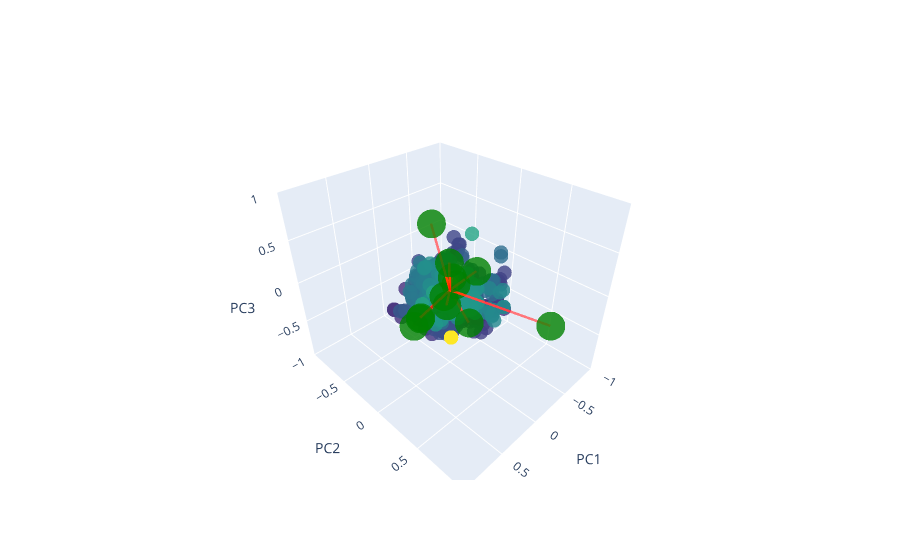

This figure's notebook cell:
### Markdown cell above
Verwenden Sie dieselbe Art von Normalisierung, oder eben keine, bei den ausgewählten Datensätzen und stellen Sie den Score-Plot dar. Stellen Sie den Score auch auf der Zeitachse dar. Können Sie die Bewegungsabschnitte zuordnen? Gibt es Ähnlichkeiten zu den rohen Sensordaten?

### Code cell
import numpy as np
import plotly.graph_objects as go

target = np.arange(0, normal_data4.shape[0])

def myplot(score, coeff, target):
    xs = score[:, 0]
    ys = score[:, 1]
    zs = score[:, 2]  # Third component for 3D plot
    n = coeff.shape[0]
    scalex = 1.0 / (xs.max() - xs.min())
    scaley = 1.0 / (ys.max() - ys.min())
    scalez = 1.0 / (zs.max() - zs.min())  # Scaling for the third axis
    fig = go.Figure(data=[go.Scatter3d(
        x=xs * scalex,
        y=ys * scaley,
        z=zs * scalez,
        mode='markers',
        marker=dict(
            color=target,
            size=5,
            colorscale='Viridis',
            opacity=0.8
        )
    )])
    for i in range(n):
        fig.add_trace(go.Scatter3d(
            x=[0, coeff[i, 0]],
            y=[0, coeff[i, 1]],
            z=[0, coeff[i, 2]],
            mode='lines',
            line=dict(
                color='rgba(255, 0, 0, 0.5)',  # Adjust alpha value here for opacity
                width=5
            ),
            hoverinfo='none'
        ))
        fig.add_trace(go.Scatter3d(
            x=[coeff[i, 0]],
            y=[coeff[i, 1]],
            z=[coeff[i, 2]],
            mode='markers',
            marker=dict(
                color='green',
                size=10,
                opacity=0.8
            ),
            hoverinfo='none'
        ))
    fig.update_layout(
        scene=dict(
            xaxis_title="PC1",
            yaxis_title="PC2",
            zaxis_title="PC3",
            xaxis=dict(range=[-1, 1]),
            yaxis=dict(range=[-1, 1]),
            zaxis=dict(range=[-1, 1]),
        ),
        showlegend=False
    )
    fig.show()

# Call the function. Use only the 3 PCs for 3D plot.
myplot(normal_data4[:, 0:3], np.transpose(pca4n.components_[0:3, :]), target)

### Figure 1 — Plotly figure (JSON) as saved in the notebook; plotly's stock layout.template omitted (floating-point values rounded to 4 significant figures; data arrays with more than 128 entries replaced by an {"elided": "..."} marker saying what was removed)
{"data": [{"marker": {"color": {"elided": "1031 int values"}, "colorscale": [[0, "#440154"], [0.1111, "#482878"], [0.2222, "#3e4989"], [0.3333, "#31688e"], [0.4444, "#26828e"], [0.5556, "#1f9e89"], [0.6667, "#35b779"], [0.7778, "#6ece58"], [0.8889, "#b5de2b"], [1, "#fde725"]], "opacity": 0.8, "size": 5}, "mode": "markers", "type": "scatter3d", "x": {"elided": "1031 float values"}, "y": {"elided": "1031 float values"}, "z": {"elided": "1031 float values"}}, {"hoverinfo": "none", "line": {"color": "rgba(255, 0, 0, 0.5)", "width": 5}, "mode": "lines", "type": "scatter3d", "x": [0, 0.622], "y": [0, 0.1434], "z": [0, 0.003581]}, {"hoverinfo": "none", "marker": {"color": "green", "opacity": 0.8, "size": 10}, "mode": "markers", "type": "scatter3d", "x": [0.622], "y": [0.1434], "z": [0.003581]}, {"hoverinfo": "none", "line": {"color": "rgba(255, 0, 0, 0.5)", "width": 5}, "mode": "lines", "type": "scatter3d", "x": [0, 0.2893], "y": [0, -0.12], "z": [0, -0.2811]}, {"hoverinfo": "none", "marker": {"color": "green", "opacity": 0.8, "size": 10}, "mode": "markers", "type": "scatter3d", "x": [0.2893], "y": [-0.12], "z": [-0.2811]}, {"hoverinfo": "none", "line": {"color": "rgba(255, 0, 0, 0.5)", "width": 5}, "mode": "lines", "type": "scatter3d", "x": [0, -0.2432], "y": [0, 0.03556], "z": [0, -0.5466]}, {"hoverinfo": "none", "marker": {"color": "green", "opacity": 0.8, "size": 10}, "mode": "markers", "type": "scatter3d", "x": [-0.2432], "y": [0.03556], "z": [-0.5466]}, {"hoverinfo": "none", "line": {"color": "rgba(255, 0, 0, 0.5)", "width": 5}, "mode": "lines", "type": "scatter3d", "x": [0, 0.06477], "y": [0, -0.02233], "z": [0, -0.05756]}, {"hoverinfo": "none", "marker": {"color": "green", "opacity": 0.8, "size": 10}, "mode": "markers", "type": "scatter3d", "x": [0.06477], "y": [-0.02233], "z": [-0.05756]}, {"hoverinfo": "none", "line": {"color": "rgba(255, 0, 0, 0.5)", "width": 5}, "mode": "lines", "type": "scatter3d", "x": [0, -0.05402], "y": [0, 0.01918], "z": [0, 0.05212]}, {"hoverinfo": "none", "marker": {"color": "green", "opacity": 0.8, "size": 10}, "mode": "markers", "type": "scatter3d", "x": [-0.05402], "y": [0.01918], "z": [0.05212]}, {"hoverinfo": "none", "line": {"color": "rgba(255, 0, 0, 0.5)", "width": 5}, "mode": "lines", "type": "scatter3d", "x": [0, -0.1249], "y": [0, 0.9305], "z": [0, 0.108]}, {"hoverinfo": "none", "marker": {"color": "green", "opacity": 0.8, "size": 10}, "mode": "markers", "type": "scatter3d", "x": [-0.1249], "y": [0.9305], "z": [0.108]}, {"hoverinfo": "none", "line": {"color": "rgba(255, 0, 0, 0.5)", "width": 5}, "mode": "lines", "type": "scatter3d", "x": [0, 0.2881], "y": [0, -0.1116], "z": [0, -0.2614]}, {"hoverinfo": "none", "marker": {"color": "green", "opacity": 0.8, "size": 10}, "mode": "markers", "type": "scatter3d", "x": [0.2881], "y": [-0.1116], "z": [-0.2614]}, {"hoverinfo": "none", "line": {"color": "rgba(255, 0, 0, 0.5)", "width": 5}, "mode": "lines", "type": "scatter3d", "x": [0, -0.5953], "y": [0, -0.1603], "z": [0, -0.1407]}, {"hoverinfo": "none", "marker": {"color": "green", "opacity": 0.8, "size": 10}, "mode": "markers", "type": "scatter3d", "x": [-0.5953], "y": [-0.1603], "z": [-0.1407]}, {"hoverinfo": "none", "line": {"color": "rgba(255, 0, 0, 0.5)", "width": 5}, "mode": "lines", "type": "scatter3d", "x": [0, -0.05478], "y": [0, -0.02603], "z": [0, 0.1112]}, {"hoverinfo": "none", "marker": {"color": "green", "opacity": 0.8, "size": 10}, "mode": "markers", "type": "scatter3d", "x": [-0.05478], "y": [-0.02603], "z": [0.1112]}, {"hoverinfo": "none", "line": {"color": "rgba(255, 0, 0, 0.5)", "width": 5}, "mode": "lines", "type": "scatter3d", "x": [0, 0.05816], "y": [0, 0.006334], "z": [0, -0.1603]}, {"hoverinfo": "none", "marker": {"color": "green", "opacity": 0.8, "size": 10}, "mode": "markers", "type": "scatter3d", "x": [0.05816], "y": [0.006334], "z": [-0.1603]}, {"hoverinfo": "none", "line": {"color": "rgba(255, 0, 0, 0.5)", "width": 5}, "mode": "lines", "type": "scatter3d", "x": [0, -0.01784], "y": [0, -0.2333], "z": [0, 0.6383]}, {"hoverinfo": "none", "marker": {"color": "green", "opacity": 0.8, "size": 10}, "mode": "markers", "type": "scatter3d", "x": [-0.01784], "y": [-0.2333], "z": [0.6383]}, {"hoverinfo": "none", "line": {"color": "rgba(255, 0, 0, 0.5)", "width": 5}, "mode": "lines", "type": "scatter3d", "x": [0, -0.05795], "y": [0, -0.06177], "z": [0, 0.2662]}, {"hoverinfo": "none", "marker": {"color": "green", "opacity": 0.8, "size": 10}, "mode": "markers", "type": "scatter3d", "x": [-0.05795], "y": [-0.06177], "z": [0.2662]}], "layout": {"scene": {"xaxis": {"range": [-1, 1], "title": {"text": "PC1"}}, "yaxis": {"range": [-1, 1], "title": {"text": "PC2"}}, "zaxis": {"range": [-1, 1], "title": {"text": "PC3"}}}, "showlegend": false}}
